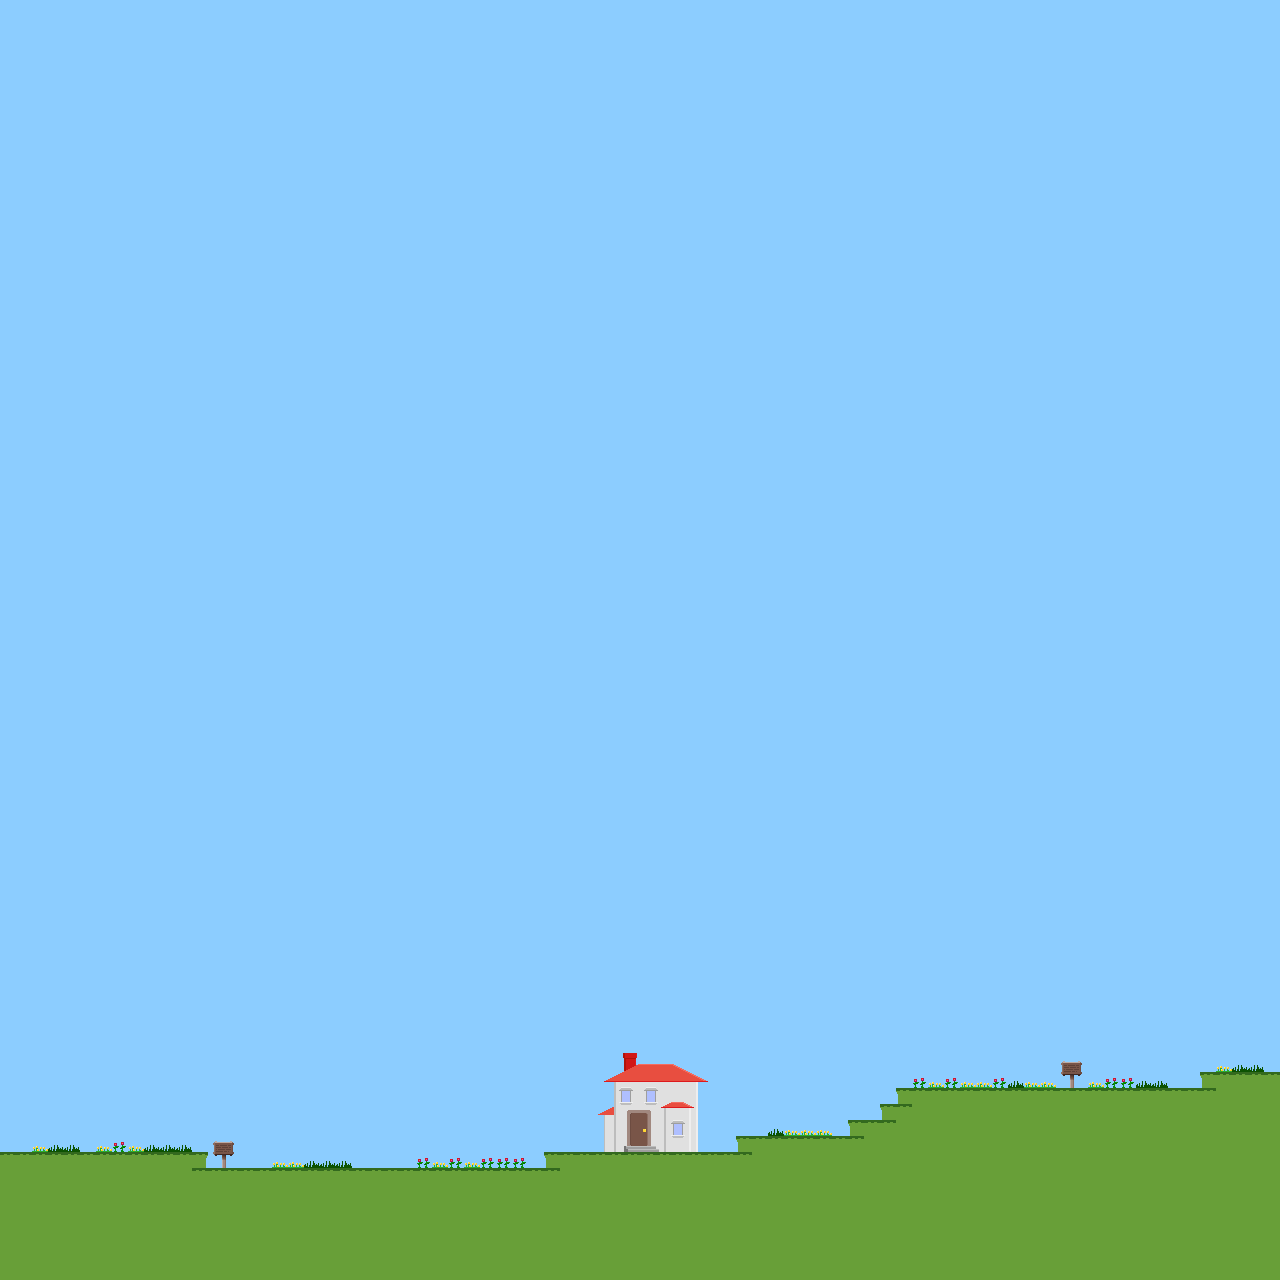

Below is a game level as drawn by its tile map, then a one-line description and the .tmx that defines it (tile-layer data replaced by summaries):
An orthogonal 80x80 tile map with 16x16 px tiles, 3 tile layers (bbg, bg, mg) and 3 objects (2x Spawner, Player).

<map version="1.0" tiledversion="1.1.5" orientation="orthogonal" renderorder="right-down" width="80" height="80" tilewidth="16" tileheight="16" infinite="0" backgroundcolor="#8ccdff" nextobjectid="11">
 <tileset firstgid="1" name="tiles" tilewidth="16" tileheight="16" tilecount="256" columns="16">
  <image source="tiles.png" width="256" height="256" />
 </tileset>
 <layer name="bbg" width="80" height="80">
  <data>[6400 cells, 65 non-empty, 57 distinct tile ids]</data>
 </layer>
 <layer name="bg" width="80" height="80">
  <data>[6400 cells, 50 non-empty, 7 distinct tile ids]</data>
 </layer>
 <layer name="mg" width="80" height="80">
  <properties>
   <property name="collidable" value="true" />
  </properties>
  <data>[6400 cells, 734 non-empty, 4 distinct tile ids]</data>
 </layer>
 <objectgroup name="objects">
  <object id="1" type="Player" x="630" y="1113" width="16" height="32" />
  <object id="6" type="Spawner" x="32" y="1088" width="64" height="64" />
  <object id="9" type="Spawner" x="1200" y="1008" width="64" height="64" />
 </objectgroup>
</map>
